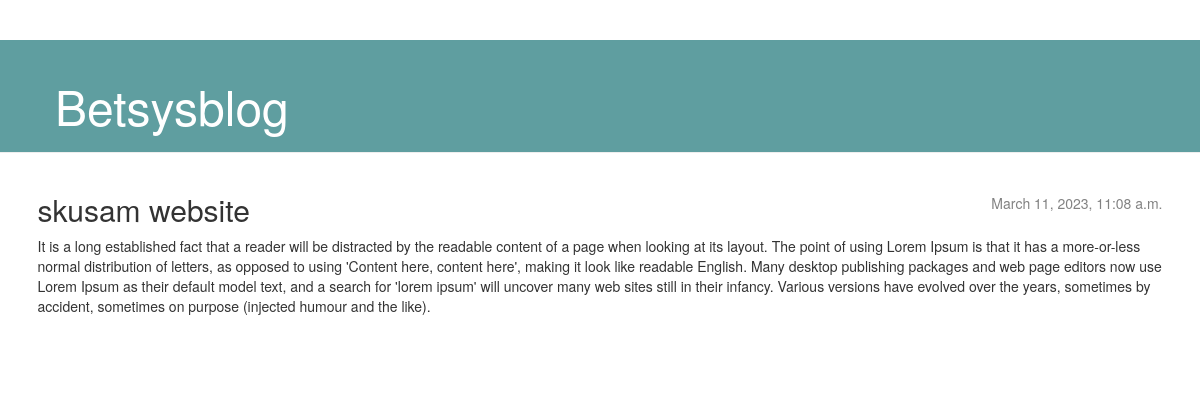
/post/1/, run on an earlier commit of the app's database.
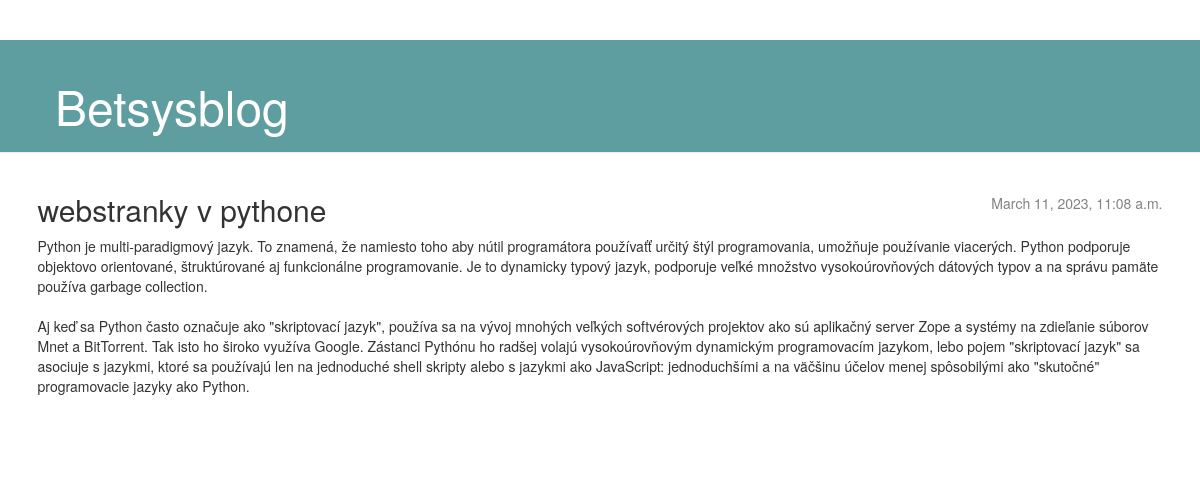
And on a later commit of the database.
### blog/models.py (models this page shows, shortened)
class Post(models.Model):
    author = models.ForeignKey(settings.AUTH_USER_MODEL, on_delete=models.CASCADE)
    title = models.CharField(max_length=200)
    text = models.TextField()
    created_date = models.DateTimeField(default=timezone.now)
    published_date = models.DateTimeField(blank=True, null=True)

### blog/views.py (the view)
# urls.py: path('post/<int:pk>/', views.post_detail, name='post_detail'),
def post_detail(request, pk):
    post = get_object_or_404(Post, pk=pk)
    return render(request, 'blog/post_detail.html', {'post': post})

### blog/templates/blog/post_detail.html (shortened to what this page needs)
{% extends 'blog/base.html' %}
{% block content %}
    <article class="post">
        {% if post.published_date %}
            <time class="date">
                {{ post.published_date }}
            </time>
        {% endif %}
        <h2>{{ post.title }}</h2>
        <p>{{ post.text|linebreaksbr }}</p>
    </article>
{% endblock %}

What changed in the data, as far as the page shows it:
changed Post: title "skusam website" → "webstranky v pythone"; text "It is a long established fact that a reader will be distracted by the readable content of a page when looking at its layout. The point of using Lorem Ipsum is that it has a more-or-less normal distribution of letters, as opposed to using 'Content here, content here', making it look like readable English. Many desktop publishing packages and web page editors now use Lorem Ipsum as their default model text, and a search for 'lorem ipsum' will uncover many web sites still in their infancy. Various versions have evolved over the years, sometimes by accident, sometimes on purpose (injected humour and the like)." → "Python je multi-paradigmový jazyk. To znamená, že namiesto toho aby nútil programátora používaťť určitý štýl programovania, umožňuje používanie viacerých. Python podporuje objektovo orientované, štruktúrované aj funkcionálne programovanie. Je to dynamicky typový jazyk, podporuje veľké množstvo vysokoúrovňových dátových typov a na správu pamäte používa garbage collection. Aj keď sa Python často označuje ako \"skriptovací jazyk\", používa sa na vývoj mnohých veľkých softvérových projektov ako sú aplikačný server Zope a systémy na zdieľanie súborov Mnet a BitTorrent. Tak isto ho široko využíva Google. Zástanci Pythónu ho radšej volajú vysokoúrovňovým dynamickým programovacím jazykom, lebo pojem…"
